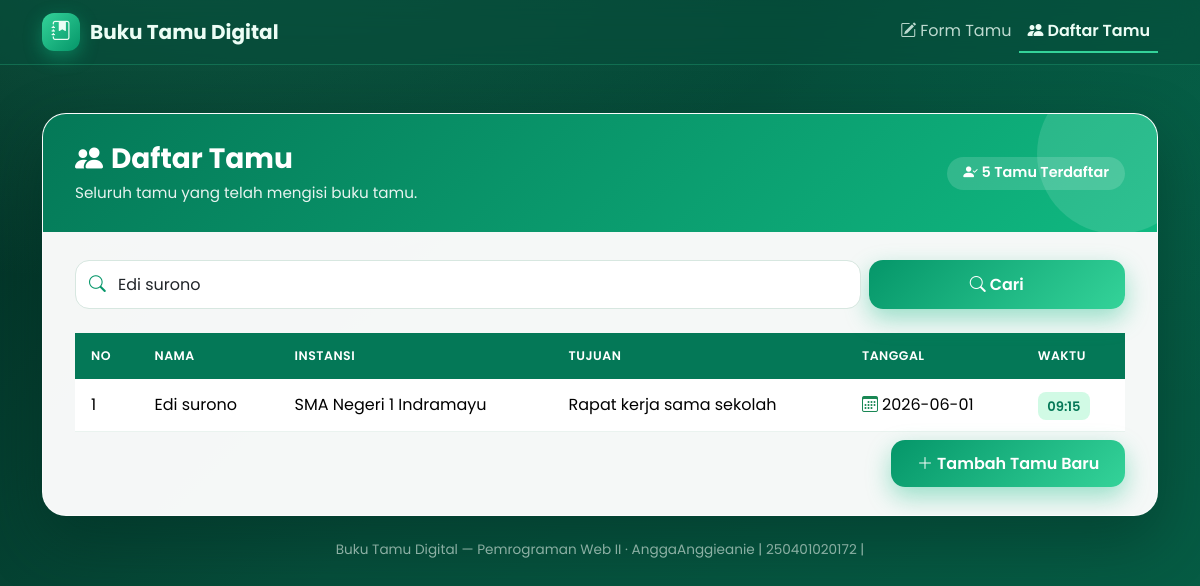
Page /daftar.php?cari=Edi surono on the committed database.
### tables this page shows
CREATE TABLE `buku_tamu` (
  `id` int(11) NOT NULL,
  `nama` varchar(100) NOT NULL,
  `instansi` varchar(100) NOT NULL,
  `tujuan` text NOT NULL,
  `tanggal` date NOT NULL,
  `waktu` time NOT NULL
);

### daftar.php (the view, shortened to what this page needs)
<?php
require_once 'koneksi.php';
$cari = isset($_GET['cari']) ? trim($_GET['cari']) : '';
if ($cari !== '') {
    $stmt = $koneksi->prepare(
        "SELECT * FROM buku_tamu WHERE nama LIKE ? OR instansi LIKE ? ORDER BY id DESC"
    );
    $key = "%" . $cari . "%";
    $stmt->bind_param("ss", $key, $key);
    $stmt->execute();
    $result = $stmt->get_result();
} else {
    $result = $koneksi->query("SELECT * FROM buku_tamu ORDER BY id DESC");
}
$total = $koneksi->query("SELECT COUNT(*) AS jml FROM buku_tamu")->fetch_assoc()['jml'];
?>
<!DOCTYPE html>
<html lang="id">
<head>
    <link href="https://cdn.jsdelivr.net/npm/bootstrap@5.3.3/dist/css/bootstrap.min.css" rel="stylesheet">
    <link href="https://cdn.jsdelivr.net/npm/bootstrap-icons@1.11.3/font/bootstrap-icons.min.css" rel="stylesheet">
    <link href="style.css" rel="stylesheet">
</head>
<body>
<nav class="navbar navbar-expand-lg navbar-emerald sticky-top">
    <div class="container">
        <a class="navbar-brand d-flex align-items-center fw-bold" href="index.php">
            <span class="brand-badge"><i class="bi bi-journal-bookmark-fill"></i></span>
            Buku Tamu Digital
        </a>
        <div class="navbar-nav ms-auto">
            <a class="nav-link" href="index.php"><i class="bi bi-pencil-square me-1"></i>Form Tamu</a>
            <a class="nav-link active" href="daftar.php"><i class="bi bi-people-fill me-1"></i>Daftar Tamu</a>
        </div>
    </div>
</nav>
<div class="container py-5">
    <div class="glass-card">
        <div class="card-banner d-flex justify-content-between align-items-center flex-wrap gap-2">
            <div>
                <h2 class="h3"><i class="bi bi-people-fill me-2"></i>Daftar Tamu</h2>
                <p>Seluruh tamu yang telah mengisi buku tamu.</p>
            </div>
            <span class="stat-pill"><i class="bi bi-person-check-fill me-1"></i><?= $total ?> Tamu Terdaftar</span>
        </div>
        <div class="card-pad">
            <form class="row g-2 mb-4" method="GET" action="daftar.php">
                <div class="col-sm-8 col-md-9">
                    <div class="input-icon search-modern">
                        <input type="text" class="form-control" name="cari" placeholder="Cari nama atau instansi..." value="<?= htmlspecialchars($cari) ?>">
                    </div>
                </div>
                <div class="col-sm-4 col-md-3 d-grid">
                    <button type="submit" class="btn btn-emerald"><i class="bi bi-search me-1"></i>Cari</button>
                </div>
            </form>
            <div class="table-responsive">
                <table class="table table-modern align-middle">
                    <thead>
                        <tr>
                            <th>No</th>
                            <th>Nama</th>
                            <th>Instansi</th>
                            <th>Tujuan</th>
                            <th>Tanggal</th>
                            <th>Waktu</th>
                        </tr>
                    </thead>
                    <tbody>
                        <?php if ($result && $result->num_rows > 0): ?>
                            <?php $no = 1; while ($row = $result->fetch_assoc()): ?>
                                <tr>
                                    <td><?= $no++ ?></td>
                                    <td><?= htmlspecialchars($row['nama']) ?></td>
                                    <td><?= htmlspecialchars($row['instansi']) ?></td>
                                    <td><?= htmlspecialchars($row['tujuan']) ?></td>
                                    <td><i class="bi bi-calendar3 text-success me-1"></i><?= htmlspecialchars($row['tanggal']) ?></td>
                                    <td><span class="badge-time"><?= htmlspecialchars(substr($row['waktu'], 0, 5)) ?></span></td>
                                </tr>
                            <?php endwhile; ?>
                        <?php endif; ?>
                    </tbody>
                </table>
            </div>
            <div class="text-end mt-2">
                <a href="index.php" class="btn btn-emerald"><i class="bi bi-plus-lg me-1"></i>Tambah Tamu Baru</a>
            </div>
        </div>
    </div>
    <p class="text-center footer-note mt-4">Buku Tamu Digital &mdash; Pemrograman Web II &middot; AnggaAnggieanie | 250401020172 |</p>
</div>
</body>
</html>

### style.css (style rules this page uses)
:root { --emerald-900: #064e3b; --emerald-700: #047857; --emerald-600: #059669; --emerald-500: #10b981; --emerald-400: #34d399; --emerald-100: #d1fae5; --emerald-50: #ecfdf5; --ink: #0f2e25; }
* { box-sizing: border-box; }
body { font-family: 'Poppins', system-ui, -apple-system, "Segoe UI", sans-serif; background: radial-gradient(1200px 600px at 10% -10%, rgba(52,211,153,.25), transparent 60%), radial-gradient(1000px 600px at 110% 10%, rgba(4,120,87,.30), transparent 55%), linear-gradient(135deg, #022c22 0%, #064e3b 45%, #065f46 100%); min-height: 100vh; color: var(--ink); margin: 0; }
.navbar-emerald { background: rgba(6, 78, 59, .55); backdrop-filter: blur(12px); -webkit-backdrop-filter: blur(12px); border-bottom: 1px solid rgba(52, 211, 153, .25); }
.navbar-emerald .navbar-brand, .navbar-emerald .nav-link { color: #ecfdf5 !important; }
.navbar-emerald .nav-link { opacity: .8; transition: opacity .2s, transform .2s; }
.navbar-emerald .nav-link.active { opacity: 1; font-weight: 600; border-bottom: 2px solid var(--emerald-400); }
.brand-badge { width: 38px; height: 38px; border-radius: 12px; display: inline-flex; align-items: center; justify-content: center; background: linear-gradient(135deg, var(--emerald-400), var(--emerald-600)); box-shadow: 0 6px 18px rgba(16, 185, 129, .45); font-size: 1.2rem; margin-right: 10px; }
.glass-card { background: rgba(255, 255, 255, .96); border: 1px solid rgba(255, 255, 255, .6); border-radius: 24px; box-shadow: 0 24px 60px rgba(2, 44, 34, .45); overflow: hidden; animation: rise .5s ease both; }
.card-banner { background: linear-gradient(135deg, var(--emerald-700), var(--emerald-500)); color: #fff; padding: 28px 32px; position: relative; overflow: hidden; }
.card-banner::after { content: ""; position: absolute; right: -40px; top: -40px; width: 160px; height: 160px; border-radius: 50%; background: rgba(255,255,255,.12); }
.card-banner h1, .card-banner h2 { font-weight: 700; margin: 0; }
.card-banner p { margin: 6px 0 0; opacity: .9; font-size: .95rem; }
.card-pad { padding: 28px 32px; }
.form-control { border-radius: 14px; border: 1.5px solid #d7e7e0; padding: .7rem 1rem; transition: border-color .2s, box-shadow .2s; }
.input-icon { position: relative; }
.input-icon .form-control { padding-left: 42px; }
.btn-emerald { background: linear-gradient(135deg, var(--emerald-600), var(--emerald-400)); border: none; color: #fff; font-weight: 600; border-radius: 14px; padding: .7rem 1.6rem; box-shadow: 0 10px 24px rgba(16, 185, 129, .4); transition: transform .15s, box-shadow .15s; }
.table-modern { margin: 0; border-collapse: separate; border-spacing: 0; }
.table-modern thead th { background: var(--emerald-700); color: #fff; font-weight: 600; border: none; padding: 14px 16px; text-transform: uppercase; font-size: .78rem; letter-spacing: .04em; }
.table-modern tbody td { padding: 14px 16px; vertical-align: middle; border-color: #eaf3ef; }
.table-modern tbody tr { transition: background .15s; }
.badge-time { background: var(--emerald-100); color: var(--emerald-700); border-radius: 8px; padding: .3rem .6rem; font-weight: 600; font-size: .82rem; }
.stat-pill { background: rgba(255,255,255,.15); color: #fff; border-radius: 999px; padding: .35rem 1rem; font-weight: 600; font-size: .9rem; }
.search-modern .form-control { padding-left: 42px; }
.footer-note { color: rgba(236, 253, 245, .7); font-size: .85rem; }

### rows in the picture
buku_tamu: nama "Edi surono", instansi "SMA Negeri 1 Indramayu", tujuan "Rapat kerja sama sekolah", tanggal "2026-06-01", waktu "09:15"

### other values in the picture
$total "5"
